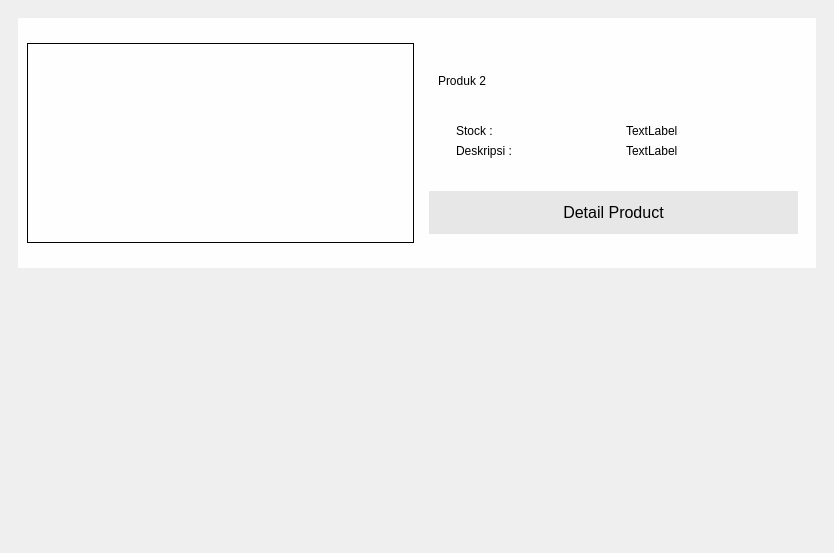
<?xml version="1.0" encoding="UTF-8"?>
<ui version="4.0">
 <class>MainWindow</class>
 <widget class="QMainWindow" name="MainWindow">
  <property name="geometry">
   <rect>
    <x>0</x>
    <y>0</y>
    <width>834</width>
    <height>553</height>
   </rect>
  </property>
  <property name="windowTitle">
   <string>MainWindow</string>
  </property>
  <widget class="QWidget" name="centralwidget">
   <property name="styleSheet">
    <string notr="true">*{
border: none;
color: #000;

}

#cardProduct{

background-color: #fefeff

}

#imageProduct{

border: 1px solid #000;

}

#detailButton {
  background-color: #e7e7e7; /* Green */
  border: none;
  color: black;
  padding: 12px 28px;
  text-align: center;
  text-decoration: none;
  display: inline-block;
  font-size: 16px;
}











</string>
   </property>
   <layout class="QVBoxLayout" name="verticalLayout">
    <item alignment="Qt::AlignTop">
     <widget class="QWidget" name="widget" native="true">
      <layout class="QVBoxLayout" name="verticalLayout_2">
       <item>
        <widget class="QWidget" name="cardProduct" native="true">
         <property name="minimumSize">
          <size>
           <width>0</width>
           <height>250</height>
          </size>
         </property>
         <property name="maximumSize">
          <size>
           <width>16777215</width>
           <height>250</height>
          </size>
         </property>
         <layout class="QHBoxLayout" name="horizontalLayout_3">
          <property name="spacing">
           <number>6</number>
          </property>
          <property name="leftMargin">
           <number>9</number>
          </property>
          <property name="topMargin">
           <number>9</number>
          </property>
          <property name="rightMargin">
           <number>9</number>
          </property>
          <property name="bottomMargin">
           <number>9</number>
          </property>
          <item>
           <widget class="QFrame" name="imageProduct">
            <property name="minimumSize">
             <size>
              <width>0</width>
              <height>100</height>
             </size>
            </property>
            <property name="maximumSize">
             <size>
              <width>16777215</width>
              <height>200</height>
             </size>
            </property>
            <property name="styleSheet">
             <string notr="true">image: url(:/img/product_img.jpg);</string>
            </property>
            <property name="frameShape">
             <enum>QFrame::StyledPanel</enum>
            </property>
            <property name="frameShadow">
             <enum>QFrame::Raised</enum>
            </property>
           </widget>
          </item>
          <item>
           <widget class="QFrame" name="detailBox">
            <property name="minimumSize">
             <size>
              <width>0</width>
              <height>100</height>
             </size>
            </property>
            <property name="maximumSize">
             <size>
              <width>16777215</width>
              <height>200</height>
             </size>
            </property>
            <property name="frameShape">
             <enum>QFrame::StyledPanel</enum>
            </property>
            <property name="frameShadow">
             <enum>QFrame::Raised</enum>
            </property>
            <layout class="QVBoxLayout" name="verticalLayout_4">
             <item>
              <widget class="QWidget" name="widget_2" native="true">
               <layout class="QVBoxLayout" name="verticalLayout_5">
                <item>
                 <widget class="QLabel" name="namaProduct">
                  <property name="text">
                   <string>Produk 2</string>
                  </property>
                 </widget>
                </item>
                <item>
                 <widget class="QWidget" name="widget_4" native="true">
                  <layout class="QHBoxLayout" name="horizontalLayout">
                   <item>
                    <widget class="QWidget" name="widget_3" native="true">
                     <layout class="QVBoxLayout" name="verticalLayout_3">
                      <item>
                       <widget class="QLabel" name="stockProduct">
                        <property name="text">
                         <string>Stock : </string>
                        </property>
                       </widget>
                      </item>
                      <item>
                       <widget class="QLabel" name="deskripsiProduct">
                        <property name="text">
                         <string>Deskripsi :</string>
                        </property>
                       </widget>
                      </item>
                     </layout>
                    </widget>
                   </item>
                   <item>
                    <widget class="QWidget" name="widget_5" native="true">
                     <layout class="QVBoxLayout" name="verticalLayout_6">
                      <item>
                       <widget class="QLabel" name="stockLabel">
                        <property name="text">
                         <string>TextLabel</string>
                        </property>
                       </widget>
                      </item>
                      <item>
                       <widget class="QLabel" name="deskripsiLabel">
                        <property name="text">
                         <string>TextLabel</string>
                        </property>
                       </widget>
                      </item>
                     </layout>
                    </widget>
                   </item>
                  </layout>
                 </widget>
                </item>
               </layout>
              </widget>
             </item>
             <item>
              <widget class="QPushButton" name="detailButton">
               <property name="enabled">
                <bool>true</bool>
               </property>
               <property name="layoutDirection">
                <enum>Qt::RightToLeft</enum>
               </property>
               <property name="styleSheet">
                <string notr="true">QPushButton#detailButton{
background-color:rgb(0, 0, 0);
color:rgba(255,255,255,210);
border-radius:8px;
font: 11pt &quot;MS Shell Dlg 2&quot;; color:rgb(255, 255, 255);
}

QPushButton#detailButton:hover{
background-color:qlineargradient(spread:pad, x1:0, y1:1, x2:1, y2:0, stop:0 rgba(150, 123, 111, 219), stop:1 rgba(85, 81, 84, 226));
}

QPushButton#detailButton:pressed{
padding-left:5px;
padding-top:5px;
background-color:rgba(150, 123, 111, 255);
};
</string>
               </property>
               <property name="text">
                <string>Detail Product</string>
               </property>
              </widget>
             </item>
            </layout>
           </widget>
          </item>
         </layout>
        </widget>
       </item>
      </layout>
     </widget>
    </item>
   </layout>
  </widget>
 </widget>
 <resources>
  <include location="../resource"/>
  <include location="../resource"/>
  <include location="../resource"/>
 </resources>
 <connections/>
</ui>
